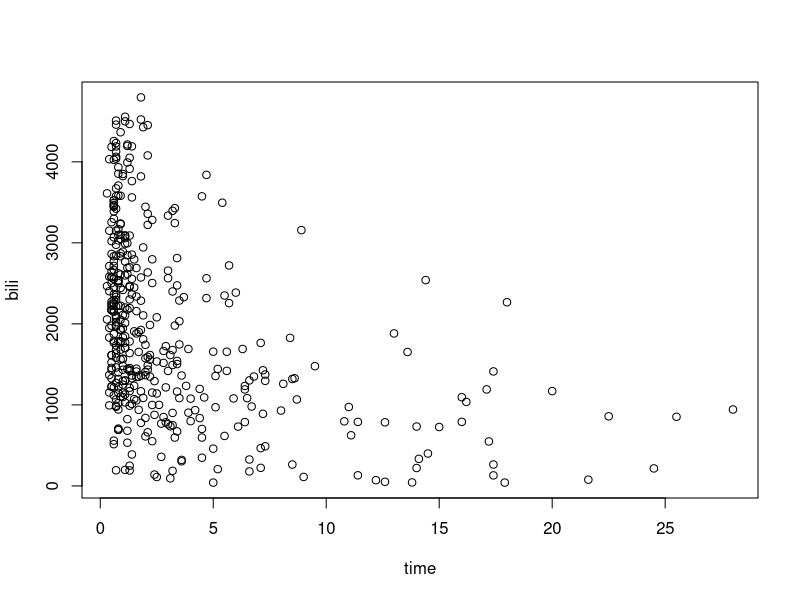
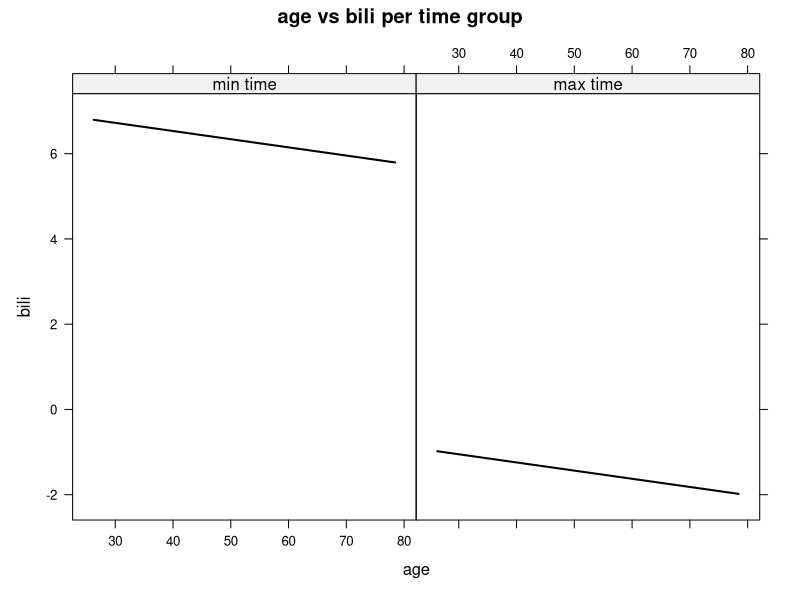

Recreate these plots in R, in order.
## ---- chunk 1
library(lattice)
library(knitr)
library(survival)
## ---- chunk 2
R.Version()$version.string
packageVersion("lattice")
packageVersion("knitr")
packageVersion("survival")
## ---- chunk 3
fm1 <- lm(bili ~ sex + age + time, data = pbc)
tab <- summary(fm1)$coefficients
## ---- chunk 4
kable(tab, dig = 4)
## ---- chunk 5
newdata <- with(pbc, data.frame(
  sex = rep(1, each = 40),
  age = rep(seq(min(pbc$age), max(pbc$age), length = 20), each = 2),
  time = rep(c(min(pbc$time), max(pbc$time)), 20)
))

X <- model.matrix(~ sex + age + time, data = newdata)

betas <- summary(fm1)$coefficients[, 1]
newdata$pred <- c(X %*% betas)

newdata$time <- factor(newdata$time, labels = c("min time","max time"))
## ---- chunk 6
plot(pbc$bili, pbc$time, xlab = "time", ylab = "bili")
## ---- chunk 7
xyplot(pred ~ age | time, type = "l", lty = c(1, 2, 2), cex = 1.8,  col = 1, lwd = 2, main = "age vs bili per time group", xlab = "age", ylab = "bili", data = newdata)
